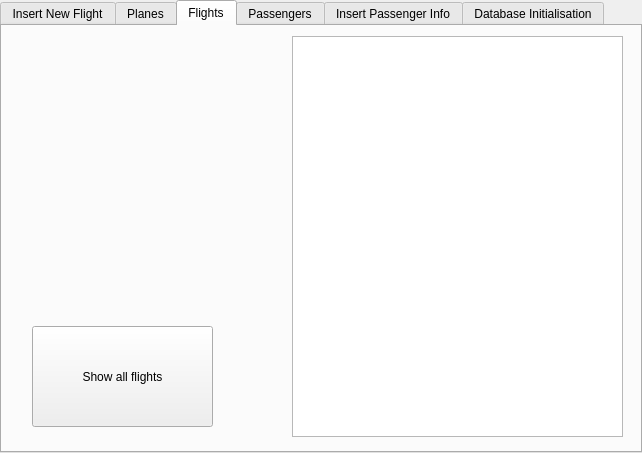
<?xml version="1.0" encoding="UTF-8"?>
<ui version="4.0">
 <class>TabWidget</class>
 <widget class="QTabWidget" name="TabWidget">
  <property name="geometry">
   <rect>
    <x>0</x>
    <y>0</y>
    <width>642</width>
    <height>453</height>
   </rect>
  </property>
  <property name="windowTitle">
   <string>TabWidget</string>
  </property>
  <property name="styleSheet">
   <string notr="true"/>
  </property>
  <property name="currentIndex">
   <number>2</number>
  </property>
  <widget class="QWidget" name="widget">
   <attribute name="title">
    <string>Insert New Flight</string>
   </attribute>
   <widget class="QPushButton" name="Qflights_createflights">
    <property name="geometry">
     <rect>
      <x>0</x>
      <y>30</y>
      <width>161</width>
      <height>32</height>
     </rect>
    </property>
    <property name="text">
     <string>Create Flight</string>
    </property>
   </widget>
   <widget class="QPushButton" name="Qflights_assignplane">
    <property name="geometry">
     <rect>
      <x>380</x>
      <y>270</y>
      <width>161</width>
      <height>81</height>
     </rect>
    </property>
    <property name="text">
     <string>Assign Plane</string>
    </property>
   </widget>
   <widget class="QLabel" name="Qcreate_flight_prompts">
    <property name="geometry">
     <rect>
      <x>180</x>
      <y>10</y>
      <width>231</width>
      <height>16</height>
     </rect>
    </property>
    <property name="text">
     <string>Please select &quot;Create Flight&quot; to start</string>
    </property>
   </widget>
   <widget class="Line" name="line">
    <property name="geometry">
     <rect>
      <x>0</x>
      <y>100</y>
      <width>581</width>
      <height>16</height>
     </rect>
    </property>
    <property name="orientation">
     <enum>Qt::Horizontal</enum>
    </property>
   </widget>
   <widget class="QLineEdit" name="Qcreate_flights_inputs">
    <property name="geometry">
     <rect>
      <x>180</x>
      <y>30</y>
      <width>371</width>
      <height>31</height>
     </rect>
    </property>
    <property name="text">
     <string/>
    </property>
   </widget>
   <widget class="QPushButton" name="Qflight_input">
    <property name="geometry">
     <rect>
      <x>180</x>
      <y>70</y>
      <width>81</width>
      <height>31</height>
     </rect>
    </property>
    <property name="text">
     <string>Flight</string>
    </property>
   </widget>
   <widget class="QPushButton" name="Qdestination_input">
    <property name="geometry">
     <rect>
      <x>270</x>
      <y>70</y>
      <width>101</width>
      <height>31</height>
     </rect>
    </property>
    <property name="text">
     <string>Destination</string>
    </property>
   </widget>
   <widget class="QPushButton" name="Qplane_input">
    <property name="geometry">
     <rect>
      <x>480</x>
      <y>70</y>
      <width>81</width>
      <height>31</height>
     </rect>
    </property>
    <property name="text">
     <string>Plane</string>
    </property>
   </widget>
   <widget class="QPushButton" name="Qtime_input">
    <property name="geometry">
     <rect>
      <x>380</x>
      <y>70</y>
      <width>91</width>
      <height>31</height>
     </rect>
    </property>
    <property name="text">
     <string>Timeslot</string>
    </property>
   </widget>
   <widget class="QLabel" name="label">
    <property name="geometry">
     <rect>
      <x>10</x>
      <y>240</y>
      <width>231</width>
      <height>121</height>
     </rect>
    </property>
    <property name="inputMethodHints">
     <set>Qt::ImhNone</set>
    </property>
    <property name="frameShape">
     <enum>QFrame::NoFrame</enum>
    </property>
    <property name="text">
     <string/>
    </property>
    <property name="pixmap">
     <pixmap resource="RESOURCES/m.qrc">:/newPrefix/plane_PNG5219.png</pixmap>
    </property>
    <property name="scaledContents">
     <bool>true</bool>
    </property>
   </widget>
   <widget class="QLineEdit" name="Qflight_number_input">
    <property name="geometry">
     <rect>
      <x>330</x>
      <y>140</y>
      <width>113</width>
      <height>21</height>
     </rect>
    </property>
   </widget>
   <widget class="QLineEdit" name="Qflight_assign_input">
    <property name="geometry">
     <rect>
      <x>330</x>
      <y>190</y>
      <width>111</width>
      <height>21</height>
     </rect>
    </property>
   </widget>
   <widget class="QLabel" name="label_7">
    <property name="geometry">
     <rect>
      <x>10</x>
      <y>140</y>
      <width>291</width>
      <height>16</height>
     </rect>
    </property>
    <property name="text">
     <string>Which flight number would you like to change?:</string>
    </property>
   </widget>
   <widget class="QLabel" name="label_8">
    <property name="geometry">
     <rect>
      <x>10</x>
      <y>190</y>
      <width>311</width>
      <height>16</height>
     </rect>
    </property>
    <property name="text">
     <string>Which plane would you like to assign to this route?:</string>
    </property>
   </widget>
   <widget class="QLabel" name="Qassign_confirmed">
    <property name="geometry">
     <rect>
      <x>360</x>
      <y>340</y>
      <width>60</width>
      <height>16</height>
     </rect>
    </property>
    <property name="text">
     <string/>
    </property>
   </widget>
  </widget>
  <widget class="QWidget" name="Planes">
   <attribute name="title">
    <string>Planes</string>
   </attribute>
   <widget class="QPushButton" name="Qplanes_print_747">
    <property name="geometry">
     <rect>
      <x>10</x>
      <y>70</y>
      <width>131</width>
      <height>32</height>
     </rect>
    </property>
    <property name="text">
     <string>Print Plane Info</string>
    </property>
   </widget>
   <widget class="QWidget" name="verticalLayoutWidget_2">
    <property name="geometry">
     <rect>
      <x>20</x>
      <y>40</y>
      <width>121</width>
      <height>21</height>
     </rect>
    </property>
    <layout class="QVBoxLayout" name="verticalLayout_2">
     <item>
      <widget class="QLabel" name="label_2">
       <property name="frameShape">
        <enum>QFrame::Panel</enum>
       </property>
       <property name="frameShadow">
        <enum>QFrame::Raised</enum>
       </property>
       <property name="text">
        <string>Boeing 747</string>
       </property>
      </widget>
     </item>
    </layout>
   </widget>
   <widget class="QWidget" name="verticalLayoutWidget_3">
    <property name="geometry">
     <rect>
      <x>20</x>
      <y>130</y>
      <width>121</width>
      <height>21</height>
     </rect>
    </property>
    <layout class="QVBoxLayout" name="verticalLayout_3">
     <item>
      <widget class="QLabel" name="label_3">
       <property name="frameShape">
        <enum>QFrame::Panel</enum>
       </property>
       <property name="frameShadow">
        <enum>QFrame::Raised</enum>
       </property>
       <property name="text">
        <string>Boeing 787</string>
       </property>
      </widget>
     </item>
    </layout>
   </widget>
   <widget class="QPushButton" name="Qplanes_prints_787">
    <property name="geometry">
     <rect>
      <x>10</x>
      <y>160</y>
      <width>131</width>
      <height>32</height>
     </rect>
    </property>
    <property name="text">
     <string>Print Plane Info</string>
    </property>
   </widget>
   <widget class="QWidget" name="verticalLayoutWidget_4">
    <property name="geometry">
     <rect>
      <x>20</x>
      <y>240</y>
      <width>121</width>
      <height>21</height>
     </rect>
    </property>
    <layout class="QVBoxLayout" name="verticalLayout_4">
     <item>
      <widget class="QLabel" name="label_4">
       <property name="frameShape">
        <enum>QFrame::Panel</enum>
       </property>
       <property name="frameShadow">
        <enum>QFrame::Raised</enum>
       </property>
       <property name="text">
        <string>Airbus A380</string>
       </property>
      </widget>
     </item>
    </layout>
   </widget>
   <widget class="QPushButton" name="Qplanes_print_A380">
    <property name="geometry">
     <rect>
      <x>10</x>
      <y>270</y>
      <width>131</width>
      <height>32</height>
     </rect>
    </property>
    <property name="text">
     <string>Print Plane Info</string>
    </property>
   </widget>
   <widget class="QLabel" name="Qplane_info_label">
    <property name="geometry">
     <rect>
      <x>290</x>
      <y>90</y>
      <width>181</width>
      <height>61</height>
     </rect>
    </property>
    <property name="text">
     <string>&lt;html&gt;&lt;head/&gt;&lt;body&gt;&lt;p align=&quot;center&quot;&gt;&lt;span style=&quot; font-size:18pt;&quot;&gt;Text Here&lt;/span&gt;&lt;/p&gt;&lt;/body&gt;&lt;/html&gt;</string>
    </property>
   </widget>
   <widget class="Line" name="line_2">
    <property name="geometry">
     <rect>
      <x>0</x>
      <y>110</y>
      <width>191</width>
      <height>16</height>
     </rect>
    </property>
    <property name="orientation">
     <enum>Qt::Horizontal</enum>
    </property>
   </widget>
   <widget class="Line" name="line_3">
    <property name="geometry">
     <rect>
      <x>0</x>
      <y>210</y>
      <width>191</width>
      <height>16</height>
     </rect>
    </property>
    <property name="orientation">
     <enum>Qt::Horizontal</enum>
    </property>
   </widget>
   <widget class="Line" name="line_4">
    <property name="geometry">
     <rect>
      <x>180</x>
      <y>-30</y>
      <width>20</width>
      <height>411</height>
     </rect>
    </property>
    <property name="orientation">
     <enum>Qt::Vertical</enum>
    </property>
   </widget>
   <widget class="QLabel" name="label_9">
    <property name="geometry">
     <rect>
      <x>260</x>
      <y>20</y>
      <width>241</width>
      <height>51</height>
     </rect>
    </property>
    <property name="text">
     <string>&lt;html&gt;&lt;head/&gt;&lt;body&gt;&lt;p align=&quot;center&quot;&gt;&lt;span style=&quot; font-size:12pt;&quot;&gt;Plane Model Details:&lt;/span&gt;&lt;/p&gt;&lt;/body&gt;&lt;/html&gt;</string>
    </property>
   </widget>
   <widget class="QLabel" name="label_18">
    <property name="geometry">
     <rect>
      <x>290</x>
      <y>220</y>
      <width>171</width>
      <height>131</height>
     </rect>
    </property>
    <property name="text">
     <string/>
    </property>
    <property name="pixmap">
     <pixmap resource="RESOURCES/m.qrc">:/newPrefix/unnamed.png</pixmap>
    </property>
    <property name="scaledContents">
     <bool>true</bool>
    </property>
   </widget>
  </widget>
  <widget class="QWidget" name="tab_2">
   <attribute name="title">
    <string>Flights</string>
   </attribute>
   <widget class="QPushButton" name="Qflights_display">
    <property name="geometry">
     <rect>
      <x>30</x>
      <y>300</y>
      <width>181</width>
      <height>101</height>
     </rect>
    </property>
    <property name="text">
     <string>Show all flights</string>
    </property>
   </widget>
   <widget class="QTableView" name="Qflights_display_2">
    <property name="geometry">
     <rect>
      <x>290</x>
      <y>10</y>
      <width>331</width>
      <height>401</height>
     </rect>
    </property>
   </widget>
  </widget>
  <widget class="QWidget" name="tab_3">
   <attribute name="title">
    <string>Passengers</string>
   </attribute>
   <widget class="QPushButton" name="Qpassengers_show_all_passengers">
    <property name="geometry">
     <rect>
      <x>0</x>
      <y>10</y>
      <width>171</width>
      <height>61</height>
     </rect>
    </property>
    <property name="text">
     <string>Show All Passengers</string>
    </property>
   </widget>
   <widget class="QPushButton" name="Qcreate_manifest">
    <property name="geometry">
     <rect>
      <x>0</x>
      <y>320</y>
      <width>181</width>
      <height>61</height>
     </rect>
    </property>
    <property name="text">
     <string>Create Manifest</string>
    </property>
   </widget>
   <widget class="QLabel" name="label_5">
    <property name="geometry">
     <rect>
      <x>0</x>
      <y>100</y>
      <width>181</width>
      <height>151</height>
     </rect>
    </property>
    <property name="text">
     <string/>
    </property>
    <property name="pixmap">
     <pixmap resource="RESOURCES/m.qrc">:/newPrefix/unnamed.png</pixmap>
    </property>
    <property name="scaledContents">
     <bool>true</bool>
    </property>
   </widget>
   <widget class="QTableView" name="Qpassengers_display">
    <property name="geometry">
     <rect>
      <x>200</x>
      <y>10</y>
      <width>371</width>
      <height>371</height>
     </rect>
    </property>
   </widget>
   <widget class="QLineEdit" name="Qflight_number">
    <property name="geometry">
     <rect>
      <x>10</x>
      <y>290</y>
      <width>161</width>
      <height>21</height>
     </rect>
    </property>
   </widget>
   <widget class="QLabel" name="label_6">
    <property name="geometry">
     <rect>
      <x>30</x>
      <y>240</y>
      <width>131</width>
      <height>51</height>
     </rect>
    </property>
    <property name="text">
     <string>Enter flight number:</string>
    </property>
   </widget>
  </widget>
  <widget class="QWidget" name="InsertPassengerInfo">
   <attribute name="title">
    <string>Insert Passenger Info</string>
   </attribute>
   <widget class="QPushButton" name="Qinsert_passenger_info_2">
    <property name="geometry">
     <rect>
      <x>300</x>
      <y>290</y>
      <width>231</width>
      <height>81</height>
     </rect>
    </property>
    <property name="text">
     <string>Insert Passenger Info</string>
    </property>
   </widget>
   <widget class="QLabel" name="label_10">
    <property name="geometry">
     <rect>
      <x>230</x>
      <y>10</y>
      <width>81</width>
      <height>16</height>
     </rect>
    </property>
    <property name="text">
     <string>First Name:</string>
    </property>
   </widget>
   <widget class="QLabel" name="label_11">
    <property name="geometry">
     <rect>
      <x>230</x>
      <y>50</y>
      <width>81</width>
      <height>16</height>
     </rect>
    </property>
    <property name="text">
     <string>Last Name:</string>
    </property>
   </widget>
   <widget class="QLabel" name="label_12">
    <property name="geometry">
     <rect>
      <x>230</x>
      <y>130</y>
      <width>101</width>
      <height>16</height>
     </rect>
    </property>
    <property name="text">
     <string>Date Of Birth:</string>
    </property>
   </widget>
   <widget class="QLabel" name="label_13">
    <property name="geometry">
     <rect>
      <x>230</x>
      <y>210</y>
      <width>60</width>
      <height>16</height>
     </rect>
    </property>
    <property name="text">
     <string>Airmiles:</string>
    </property>
   </widget>
   <widget class="QLabel" name="label_14">
    <property name="geometry">
     <rect>
      <x>230</x>
      <y>170</y>
      <width>101</width>
      <height>16</height>
     </rect>
    </property>
    <property name="text">
     <string>Flight Number:</string>
    </property>
   </widget>
   <widget class="QLabel" name="label_16">
    <property name="geometry">
     <rect>
      <x>230</x>
      <y>90</y>
      <width>111</width>
      <height>16</height>
     </rect>
    </property>
    <property name="text">
     <string>Passport Number:</string>
    </property>
   </widget>
   <widget class="QLabel" name="label_17">
    <property name="geometry">
     <rect>
      <x>230</x>
      <y>240</y>
      <width>111</width>
      <height>16</height>
     </rect>
    </property>
    <property name="text">
     <string>Previous Flights:</string>
    </property>
   </widget>
   <widget class="QLabel" name="Qconfirm_passenger_info">
    <property name="geometry">
     <rect>
      <x>310</x>
      <y>380</y>
      <width>211</width>
      <height>16</height>
     </rect>
    </property>
    <property name="text">
     <string>Please enter passenger info above</string>
    </property>
   </widget>
   <widget class="QLabel" name="label_15">
    <property name="geometry">
     <rect>
      <x>0</x>
      <y>40</y>
      <width>221</width>
      <height>181</height>
     </rect>
    </property>
    <property name="text">
     <string/>
    </property>
    <property name="pixmap">
     <pixmap resource="RESOURCES/m.qrc">:/newPrefix/unnamed.png</pixmap>
    </property>
    <property name="scaledContents">
     <bool>true</bool>
    </property>
   </widget>
   <widget class="QLineEdit" name="Q_first_name_input">
    <property name="geometry">
     <rect>
      <x>350</x>
      <y>10</y>
      <width>113</width>
      <height>21</height>
     </rect>
    </property>
   </widget>
   <widget class="QLineEdit" name="Q_last_name_input">
    <property name="geometry">
     <rect>
      <x>350</x>
      <y>50</y>
      <width>113</width>
      <height>21</height>
     </rect>
    </property>
   </widget>
   <widget class="QLineEdit" name="Q_passport_input">
    <property name="geometry">
     <rect>
      <x>350</x>
      <y>90</y>
      <width>113</width>
      <height>21</height>
     </rect>
    </property>
   </widget>
   <widget class="QLineEdit" name="Q_dob_input">
    <property name="geometry">
     <rect>
      <x>350</x>
      <y>130</y>
      <width>113</width>
      <height>21</height>
     </rect>
    </property>
   </widget>
   <widget class="QLineEdit" name="Q_airmiles_input">
    <property name="geometry">
     <rect>
      <x>350</x>
      <y>210</y>
      <width>113</width>
      <height>21</height>
     </rect>
    </property>
   </widget>
   <widget class="QLineEdit" name="Q_flight_number_input">
    <property name="geometry">
     <rect>
      <x>350</x>
      <y>170</y>
      <width>113</width>
      <height>21</height>
     </rect>
    </property>
   </widget>
   <widget class="QLineEdit" name="Q_previous_input">
    <property name="geometry">
     <rect>
      <x>350</x>
      <y>240</y>
      <width>113</width>
      <height>21</height>
     </rect>
    </property>
   </widget>
  </widget>
  <widget class="QWidget" name="tab">
   <attribute name="title">
    <string>Database Initialisation</string>
   </attribute>
   <widget class="QPushButton" name="Qinit_p">
    <property name="geometry">
     <rect>
      <x>0</x>
      <y>70</y>
      <width>181</width>
      <height>32</height>
     </rect>
    </property>
    <property name="text">
     <string>Initialise Passengers DB</string>
    </property>
   </widget>
   <widget class="QPushButton" name="Qinit_f">
    <property name="geometry">
     <rect>
      <x>0</x>
      <y>240</y>
      <width>181</width>
      <height>32</height>
     </rect>
    </property>
    <property name="text">
     <string>Initialise Flights DB</string>
    </property>
   </widget>
   <widget class="QLabel" name="Qinit_p_prompt">
    <property name="geometry">
     <rect>
      <x>200</x>
      <y>80</y>
      <width>241</width>
      <height>16</height>
     </rect>
    </property>
    <property name="text">
     <string>Click button to initialise passengers DB</string>
    </property>
   </widget>
   <widget class="QLabel" name="Qinit_flights_prompt">
    <property name="geometry">
     <rect>
      <x>200</x>
      <y>250</y>
      <width>241</width>
      <height>16</height>
     </rect>
    </property>
    <property name="text">
     <string>Click button to initialise flights DB</string>
    </property>
   </widget>
  </widget>
 </widget>
 <resources>
  <include location="RESOURCES/m.qrc"/>
 </resources>
 <connections/>
 <slots>
  <signal>signal1()</signal>
 </slots>
</ui>
